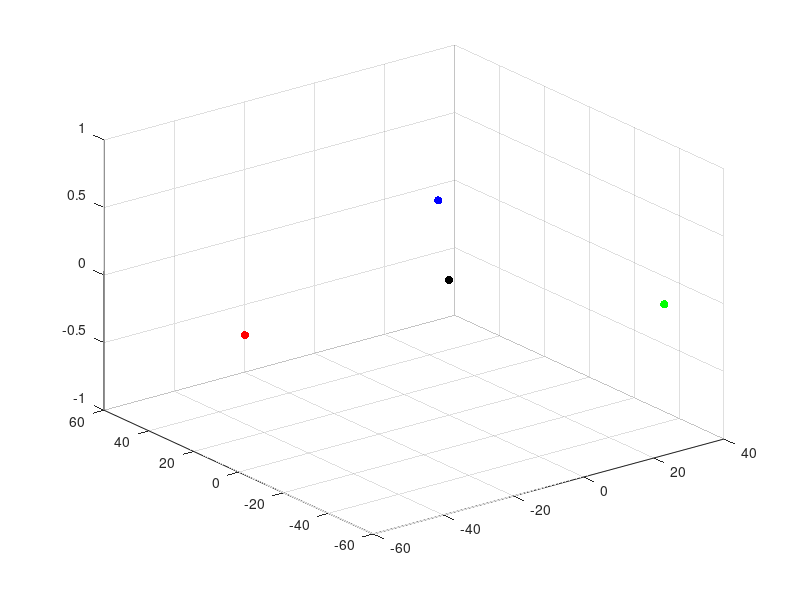

Recreate this plot in MATLAB. (Note: this script raises an error after producing the figure.)
clear;
close all;
clc;

% CONSTANTS
R_b = 58.19;
R_p = 84.00;
L1 = 80;
L2 = 80;

% COORDINATE OF POINTS ON BASE
base_c = [0, 0, 0];

M1 = [R_b * cos(pi); R_b * sin(pi); 0];
M2 = [R_b * cos(5*pi/3); R_b * sin(5*pi/3); 0];
M3 = [R_b * cos(pi/3); R_b * sin(pi/3); 0];


% HEIGHT AND NORMAL VECTOR
h = 100;
n = [0, 0, 1];
%n = [-0.25, 0.33, 1];
n = n/norm(n);

% BALL JOINT COORDINATES
B1 = [
    -n(3)*R_p/sqrt(n(1)^2 + n(3)^2); 
    0;
    h + n(1)*R_p/sqrt(n(1)^2 + n(3)^2)
    ];

B2 = [
    n(3)*R_p/sqrt(4*n(3)^2 + (n(2)*sqrt(3) - n(1))^2);
    - sqrt(3) * n(3) * R_p / sqrt(4*n(3)^2 + (n(2)*sqrt(3) - n(1))^2);
    h + R_p * (n(2) * sqrt(3) - n(1)) / sqrt(4*n(3)^2 + (n(2)*sqrt(3) - n(1))^2);
    ];

B3 = [
    n(3)*R_p/sqrt(4*n(3)^2 + (n(2)*sqrt(3) + n(1))^2);
    sqrt(3) * n(3) * R_p / sqrt(4*n(3)^2 + (n(2)*sqrt(3) + n(1))^2);
    h - R_p * (n(2) * sqrt(3) + n(1)) / sqrt(4*n(3)^2 + (n(2)*sqrt(3) + n(1))^2);
    ];

% REACHABILITY
assert(norm(B1-M1)<L1+L2 & norm(B1-M1)>abs(L1-L2));
assert(norm(B2-M2)<L1+L2 & norm(B2-M2)>abs(L1-L2));
assert(norm(B3-M3)<L1+L2 & norm(B3-M3)>abs(L1-L2));


% PLOT
figure;
xlim([-2, 2]);
ylim([-2, 2]);
zlim([-1, 4]);
axis equal;

% Elements on base
scatter3(base_c(1), base_c(2), base_c(3), 'k', 'filled'); hold on;
scatter3(M1(1), M1(2), M1(3), 'r', 'filled'); hold on;
scatter3(M2(1), M2(2), M2(3), 'g', 'filled'); hold on;
scatter3(M3(1), M3(2), M3(3), 'b', 'filled'); hold on;
plotCircle3D(base_c, [0, 0, 1], R_b, 'k-'); hold on;

% Planes

% B1 plane
% [x z] = meshgrid(-2:2:0, -1:5:4);
% y = z * 0;
% s = surf(x,y,z); hold on;
% s.FaceColor = 'r';
% s.FaceAlpha = 0.25;

% B2 plane
% [x z] = meshgrid(0:2:2, -1:5:4);
% y = -sqrt(3) * x;
% s = surf(x,y,z); hold on;
% s.FaceColor = 'g';
% s.FaceAlpha = 0.25;

% B3 plane
% [x z] = meshgrid(0:2:2, -1:5:4);
% y = sqrt(3) * x;
% s = surf(x,y,z); hold on;
% s.FaceColor = 'b';
% s.FaceAlpha = 0.25;

% Plane plane
% [x y] = meshgrid(-2:4:2, -2:4:2);
% z = 1/(n(3)) * (h * n(3) - n(1) * x - n(2) * y);
% s = surf(x,y,z); hold on;
% s.FaceColor = 'y';
% s.FaceAlpha = 0.25;


% Ball joints
scatter3(0, 0, h, 'y', 'filled'); hold on;
plotCircle3D([0, 0, h], n, R_p, 'k-'); hold on;
quiver3(0, 0, h, 10*n(1), 10*n(2), 10*n(3), 'k');
scatter3(B1(1), B1(2), B1(3), 'r', 'filled'); hold on;
scatter3(B2(1), B2(2), B2(3), 'g', 'filled'); hold on;
scatter3(B3(1), B3(2), B3(3), 'b', 'filled'); hold on;

% Pin joints

% 1
A = (L1^2 - L2^2 + (M1(1)^2 - B1(1)^2 + M1(2)^2 - B1(2)^2 + M1(3)^2 - B1(3)^2))/(2*(M1(3) - B1(3)));
B = (B1(1) - M1(1))/(M1(3) - B1(3));
C = (B1(2) - M1(2))/(M1(3) - B1(3));
E = 0;
P1x = ((2*B1(1)+2*E*B1(2)-2*(B+C*E)*(A-B1(3))) - sqrt((-2*B1(1)-2*E*B1(2)+2*(B+C*E)*(A-B1(3)))^2 - 4*(1+E^2+(B+C*E)^2)*(B1(1)^2+B1(2)^2+(A-B1(3))^2-L1^2)))/(2 * (1 + E^2 + (B+C*E)^2));
P1 = [P1x; E * P1x; A + (B+C*E) * P1x];

% 2
A = (L1^2 - L2^2 + (M2(1)^2 - B2(1)^2 + M2(2)^2 - B2(2)^2 + M2(3)^2 - B2(3)^2))/(2*(M2(3) - B2(3)));
B = (B2(1) - M2(1))/(M2(3) - B2(3));
C = (B2(2) - M2(2))/(M2(3) - B2(3));
E = -sqrt(3);

P2x = ((2*B2(1)+2*E*B2(2)-2*(B+C*E)*(A-B2(3))) + sqrt((-2*B2(1)-2*E*B2(2)+2*(B+C*E)*(A-B2(3)))^2 - 4*(1+E^2+(B+C*E)^2)*(B2(1)^2+B2(2)^2+(A-B2(3))^2-L1^2)))/(2 * (1 + E^2 + (B+C*E)^2));
P2 = [P2x; E * P2x; A + (B+C*E) * P2x];

% 3
A = (L1^2 - L2^2 + (M3(1)^2 - B3(1)^2 + M3(2)^2 - B3(2)^2 + M3(3)^2 - B3(3)^2))/(2*(M3(3) - B3(3)));
B = (B3(1) - M3(1))/(M3(3) - B3(3));
C = (B3(2) - M3(2))/(M3(3) - B3(3));
E = sqrt(3);

P3x = ((2*B3(1)+2*E*B3(2)-2*(B+C*E)*(A-B3(3))) + sqrt((-2*B3(1)-2*E*B3(2)+2*(B+C*E)*(A-B3(3)))^2 - 4*(1+E^2+(B+C*E)^2)*(B3(1)^2+B3(2)^2+(A-B3(3))^2-L1^2)))/(2 * (1 + E^2 + (B+C*E)^2));
P3 = [P3x; E * P3x; A + (B+C*E) * P3x];

scatter3(P1(1), P1(2), P1(3), 'r', 'filled'); hold on;
scatter3(P2(1), P2(2), P2(3), 'g', 'filled'); hold on;
scatter3(P3(1), P3(2), P3(3), 'b', 'filled'); hold on;
plot3([P1(1), B1(1)], [P1(2), B1(2)], [P1(3), B1(3)], 'r');
plot3([P1(1), M1(1)], [P1(2), M1(2)], [P1(3), M1(3)], 'r');
plot3([P2(1), B2(1)], [P2(2), B2(2)], [P2(3), B2(3)], 'g');
plot3([P2(1), M2(1)], [P2(2), M2(2)], [P2(3), M2(3)], 'g');
plot3([P3(1), B3(1)], [P3(2), B3(2)], [P3(3), B3(3)], 'b');
plot3([P3(1), M3(1)], [P3(2), M3(2)], [P3(3), M3(3)], 'b');

axis equal;

% ANGLES
q1 = atan(sqrt((P1(2)-M1(2))^2 + (P1(1)-M1(1))^2)/abs(P1(3)-M1(3)))
q2 = atan(sqrt((P2(2)-M2(2))^2 + (P2(1)-M2(1))^2)/abs(P2(3)-M2(3)))
q3 = atan(sqrt((P3(2)-M3(2))^2 + (P3(1)-M3(1))^2)/abs(P3(3)-M3(3)))
